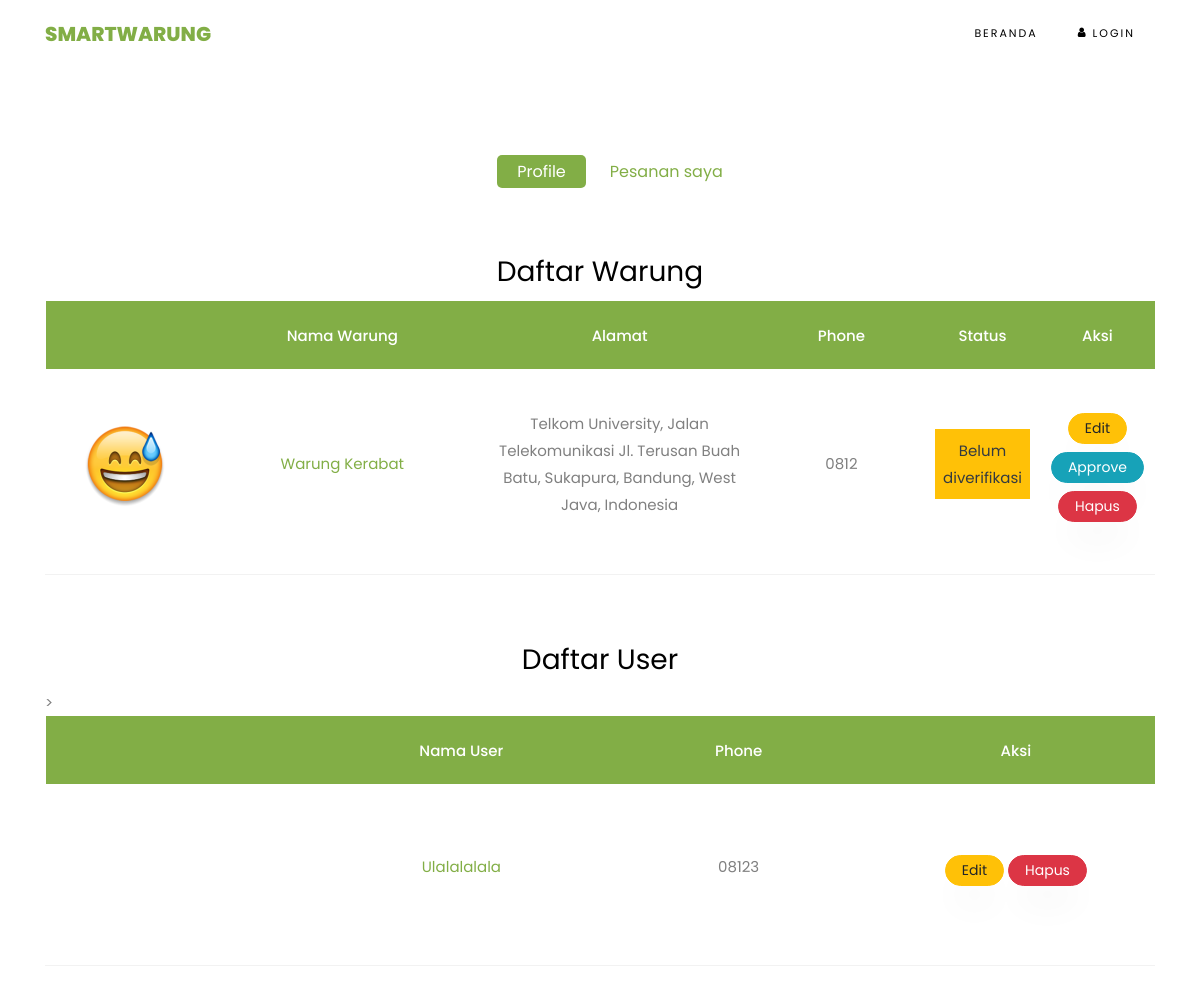
Page /index.php/admin on the earlier database version.
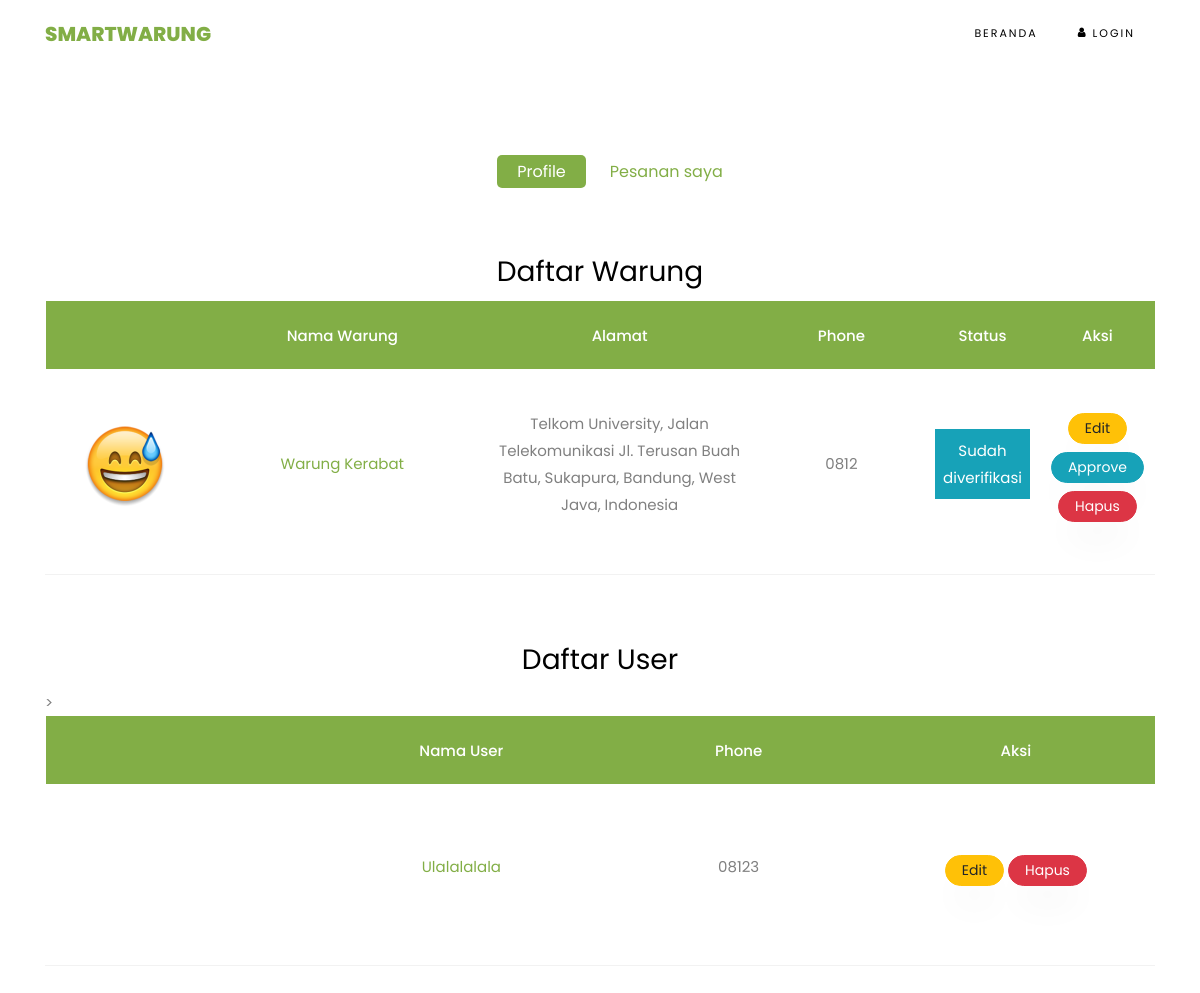
Same page on the later database version.
### tables this page shows
CREATE TABLE `warungs` (
  `id` int(11) NOT NULL,
  `username` varchar(255) NOT NULL,
  `place_id` varchar(255) NOT NULL,
  `address` varchar(255) NOT NULL,
  `status` enum('Belum diverifikasi','Sudah diverifikasi','','') NOT NULL
);

CREATE TABLE `users` (
  `name` varchar(255) NOT NULL,
  `username` varchar(255) NOT NULL,
  `password` varchar(255) NOT NULL,
  `phone` varchar(255) NOT NULL,
  `email` varchar(255) NOT NULL,
  `role` int(11) DEFAULT NULL,
  `photo` text
);

### application/controllers/admin.php (called while the page is built, shortened)
<?php
class admin extends CI_Controller{
    public function __construct(){
        $this->load->model('users');
    }
    public function index(){
        $data['warungs'] = $this->users->get_warungs();
        $data['users'] = $this->users->get_users();
        $data['active'] = 'index';
        $this->load->view('template/header');
        $this->load->view('admin/index',$data);
        $this->load->view('template/footer');
    }
}
?>

### index.php (called while the page is built, shortened)
<?php
require_once BASEPATH.'core/CodeIgniter.php';

### application/models/users.php (called while the page is built, shortened)
<?php
class users extends CI_Model {
    public function get_users(){
        $this->db->from('users');
        $this->db->where('role',0);
        return $this->db->get()->result_array();
    }
    public function get_warungs(){
        $this->db->from('users');
        $this->db->join('warungs','users.username = warungs.username');
        return $this->db->get()->result_array();
    }
}
?>

### application/views/admin/index.php (the view, shortened to what the changed rows need)
<section class="ftco-section">
    <div class="container">
        <div class="row">
            <div class="container">
                <div class="row mb-5">
                    <div class="col-md-12 ftco-animate">
                        <div class="cart-list">
                            <table class="table">
                                <thead class="thead-primary">
                                <tr class="text-center">
                                    <th>&nbsp;</th>
                                    <th>Nama Warung</th>
                                    <th>Alamat</th>
                                    <th>Phone</th>
                                    <th>Status</th>
                                    <th>Aksi</th>
                                </tr>
                                </thead>
                                <tbody>
                                <?php foreach($warungs as $warung): ?>
                                <tr class="text-center">
                                    <td class="image-prod"><div class="img" style="width:100px;background-image:url(<?php $photos = explode(',',$warung['photo']); echo base_url('assets/uploads/').$photos[0]?>);"></div></td>
                                    <td class="" style="width: 25%">
                                        <a href="<?php echo site_url('profile/show/').$warung['username'] ?>" class=""><?php echo $warung['name'] ?></a>
                                    </td>
                                    <td class="" style="width: 25%"><p><?php echo $warung['address']?></p></td>
                                    <td class="" style="width: 15%"><p><?php echo $warung['phone']; ?></p></td>
                                    <td class="" style="width: 10%"><p class="p-2 text-small <?php echo ($warung['status'] == 'Sudah diverifikasi'? 'bg-info text-white':'bg-warning text-dark') ?>"><?php echo $warung['status']; ?></p></td>
                                    <td class="" style="width: 10%">
                                        <a href="<?php  ?>" class="btn btn-sm btn-warning px-3 mb-2"> Edit </a>
                                        <a href="<?php echo site_url('admin/approve/').$warung['username'] ?>" class="btn btn-sm btn-info px-3 mb-2"> Approve </a>
                                        <a href="<?php echo site_url('admin/delete/').$warung['username'] ?>" class="btn btn-sm btn-danger px-3 mb-2" onclick="return confirm('Apkah Anda yakin ingin menghapus?')"> Hapus </a>
                                    </td>
                                </tr>
                                <?php endforeach; ?>
                                </tbody>
                            </table>
                        </div>
                    </div>
                </div>
                <div class="row">
                    <div class="col-md-12 ftco-animate">
                        <div class="cart-list">
                            <table class="table">
                                <thead class="thead-primary">
                                <tr class="text-center">
                                    <th>&nbsp;</th>
                                    <th>Nama User</th>>
                                    <th>Phone</th>
                                    <th>Aksi</th>
                                </tr>
                                </thead>
                                <tbody>
                                <?php foreach($users as $user): ?>
                                <tr class="text-center">
                                    <td class="image-prod"><div class="img" style="width:100px;background-image:url(<?php $photos = explode(',',$user['photo']); echo base_url('assets/uploads/'); if($user['photo'] != null){echo $photos[0];}else{echo 'no-photo.png';};?>);"></div></td>
                                    <td class="" style="width: 25%">
                                        <a href="<?php echo site_url('profile/show/').$user['username'] ?>" class=""><?php echo $user['name'] ?></a>
                                    </td>
                                    <td class="" style="width: 25%"><p><?php echo $user['phone']; ?></p></td>
                                    <td class="" style="width: 25%">
                                        <a href="<?php echo site_url('profile/edit/').$user['username'] ?>" class="btn btn-sm btn-warning px-3 mb-2"> Edit </a>
                                        <a href="<?php echo site_url('admin/delete/').$user['username'] ?>" class="btn btn-sm btn-danger px-3 mb-2" onclick="return confirm('Apkah Anda yakin ingin menghapus?')"> Hapus </a>
                                    </td>
                                </tr>
                                <?php endforeach; ?>
                                </tbody>
                            </table>
                        </div>
                    </div>
                </div>
            </div>
        </div>
    </div>
</section>

Differences in the rows shown:
changed warungs "Warung Kerabat": status "Belum diverifikasi" → "Sudah diverifikasi"
